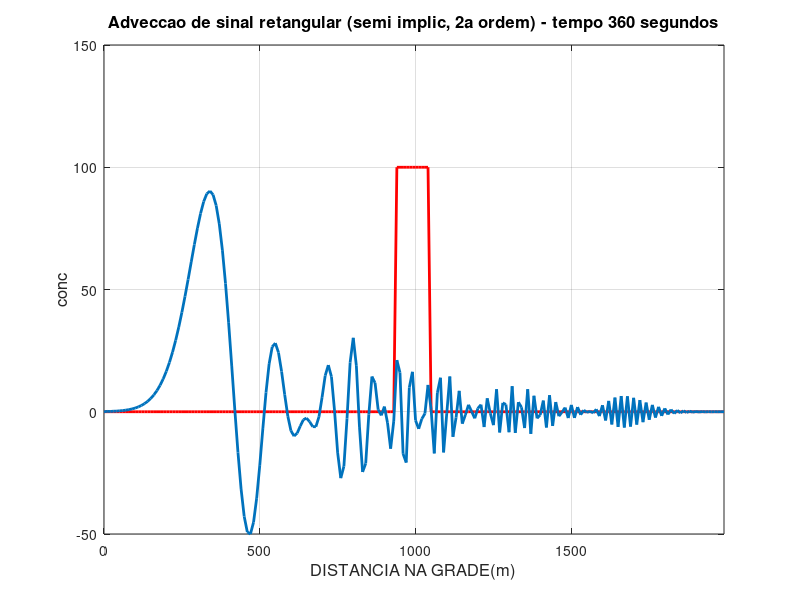

Reproduce this figure in MATLAB.
% SOLUCAO DA EQUACAO DA ADVECCAO UNI-DIMENSIONAL LINEAR 
% POR METODO SEMI IMPLICITO DE SEGUNDA ORDEM NO TEMPO E NO ESPACO. 
% SOLUCAO DA ADVECCAO DE UM SINAL RETANGULAR EM SUB-REGIAO DA GRADE   

% FORNECER NUMERO DE PONTOS DA GRADE, NUMERO DE PASSOS DE TEMPO, VELOCIDADE (m/s),
% ESPACAMENTO DE GRADE (m), PASSO DE TEMPO (s),
% AMPLITUDE DO SINAL E SUA POSICAO INICIAL NA GRADE
% E FREQUENCIA DE PLOTAGEM

clear all; close all; clc

% CONSTANTES DO MODELO
jmax=200;
nmax=45;
c=-2;
% testar com c=2;
dx=10;
dt=8;
pol=100;
posini=95;
posfim=105;
freqplo=5;
xgrid=((1:jmax)-1)*dx;

% CONDICOES INICIAIS
fant=zeros(jmax,1);
fatu=zeros(jmax,1);
fren=zeros(jmax,1);

fant(posini:posfim)=pol;
fatu(posini:posfim)=pol;
fcin=fatu;

contplo=2;
pol050=0.5*pol;
pol150=1.5*pol;

sj=zeros(1,jmax);
pj=zeros(1,jmax);
dj=zeros(1,jmax);

aj=-c*dt/(2*dx);
bj=1;
cj=c*dt/(2*dx);
dj=zeros(1,jmax);

q=c*dt/(2*dx);
    
for n=3:nmax
   tempo=n*dt;
 
   dj(2:jmax-1)=fant(2:jmax-1)-q*(fant(3:jmax)-fant(1:jmax-2));
   
   %varredura ascendente
   for j=2:jmax-1   
   sj(j)=-cj/(bj+aj*sj(j-1));
   pj(j)=(dj(j)-aj*pj(j-1))/(bj+aj*sj(j-1));
   end
   %varredura descendente
   for j=jmax-1:-1:2    
   fren(j)=sj(j)*fren(j+1)+pj(j);
   end
   contplo=contplo+1;
   if(contplo==freqplo)
   contplo=0;
   figure (1)
   plot(xgrid,fcin,'r','LineWidth',2)
   hold
   plot(xgrid,fren,'LineWidth',2)
   axis([xgrid(1) xgrid(jmax) -pol050 pol150]);
   title(['Adveccao de sinal retangular (semi implic, 2a ordem) - tempo ',...
       num2str(tempo),' segundos'],'fontsize',12)
   xlabel('DISTANCIA NA GRADE(m)','fontsize',12)
   ylabel('conc','fontsize',12)
   grid on
   pause
   hold off
   end
   fant=fatu;
   fatu=fren;
end